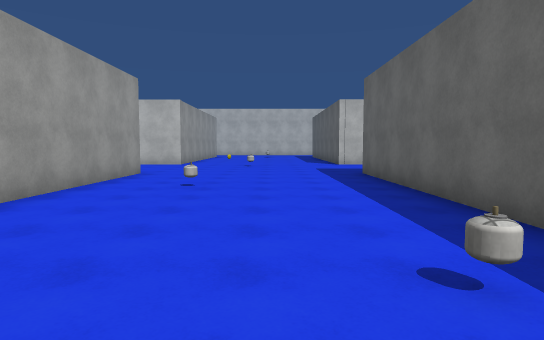
View 1 (above)

24 first-person views from a walk through a 3-D level made in the Unity game engine. The camera is 1.5 m above the floor, tilts 4° down and sees 75° across. The floor is counted in squares, 2 m on a side. Each view is taken from the middle of a square. On the plan, view 1 faces up. The plan holds only what a view shows up to about 11 squares ahead; the rest is blank. The place goes on beyond the plan. The player is left out. Surface patterns are stand-ins for the level's own textures.

View 2
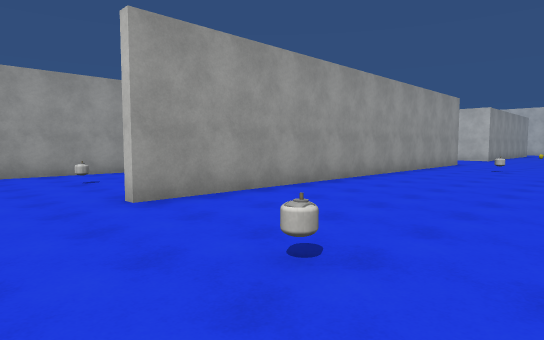

View 3
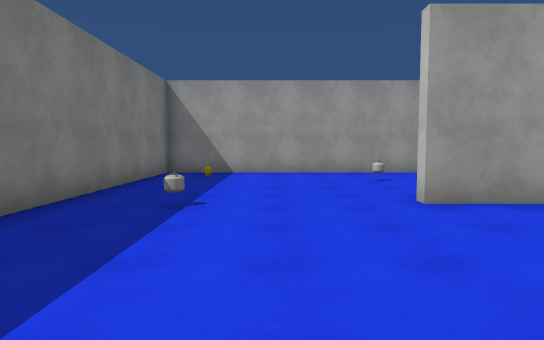

View 4
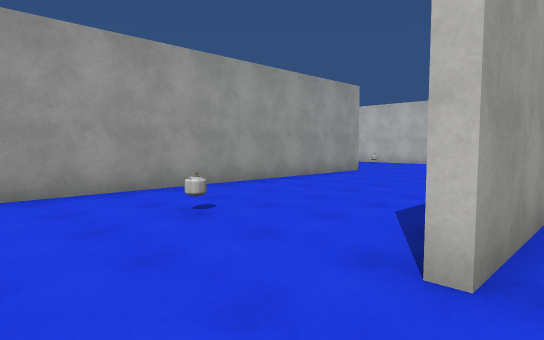

View 5
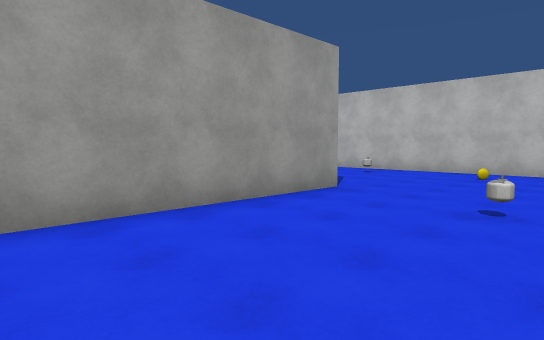

View 6
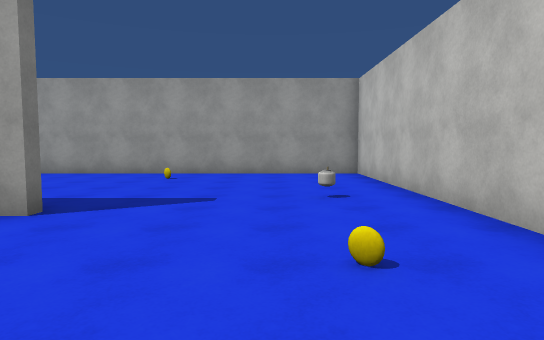

View 7
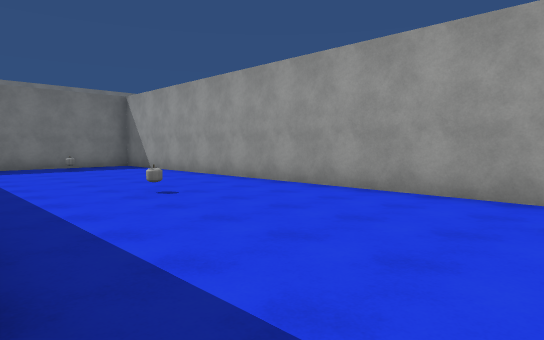

View 8
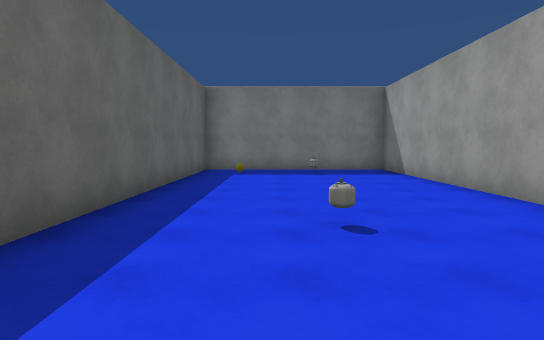

View 9
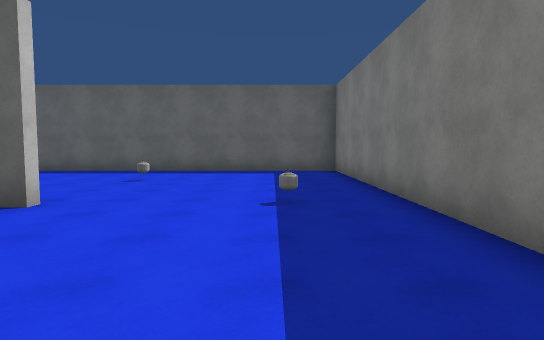

View 10
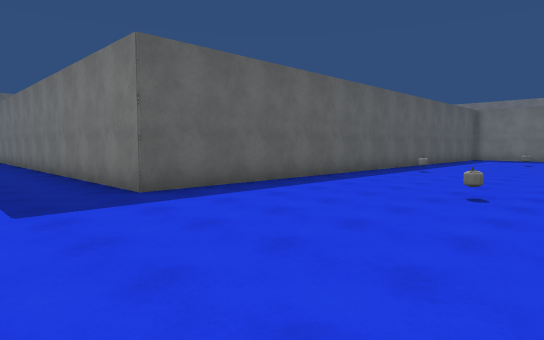

View 11
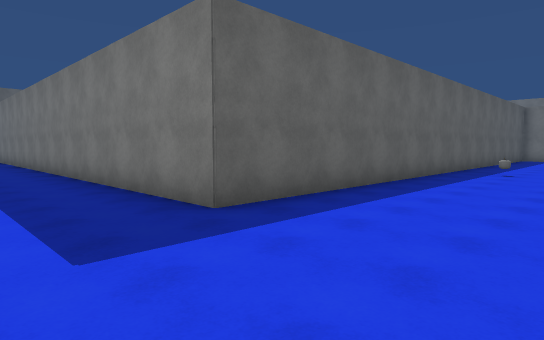

View 12
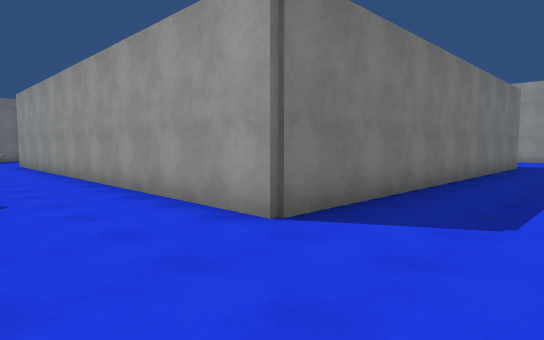

View 13
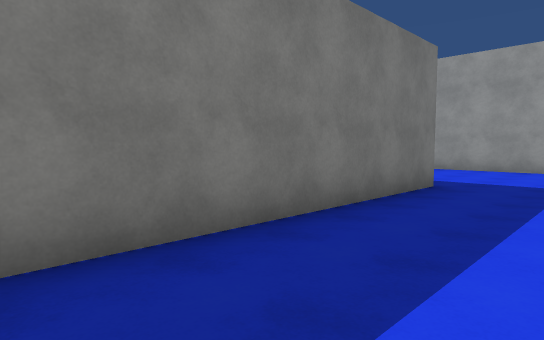

View 14
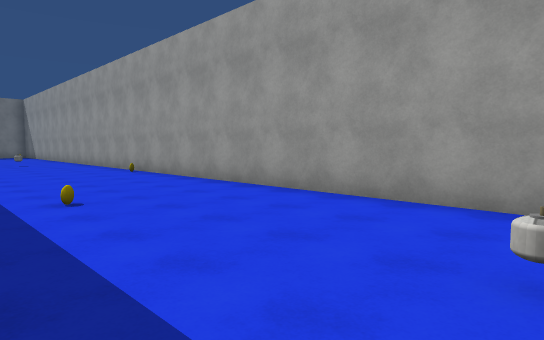

View 15
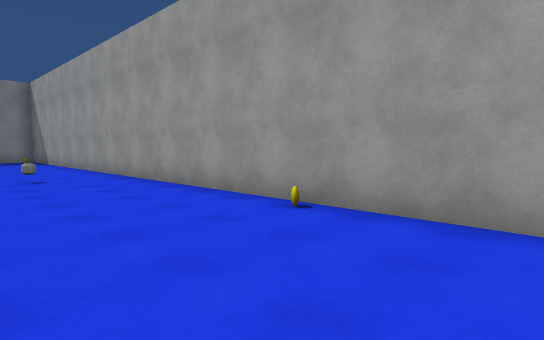

View 16
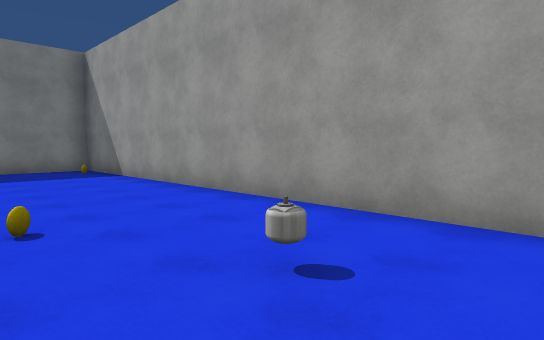

View 17
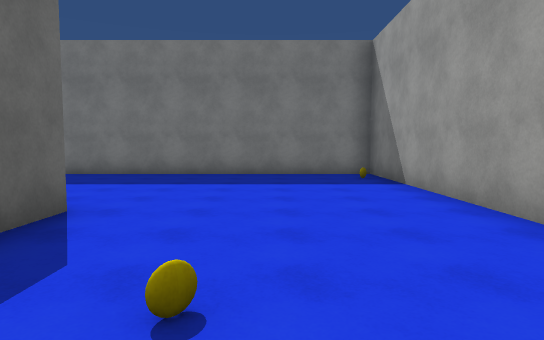

View 18
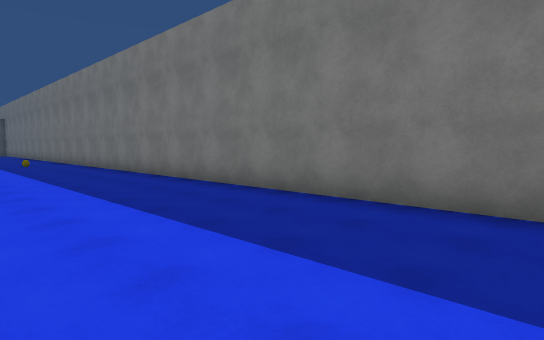

View 19
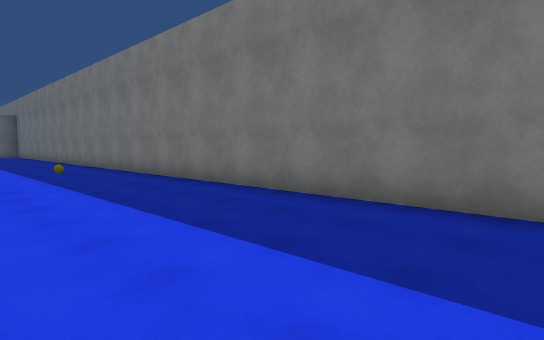

View 20
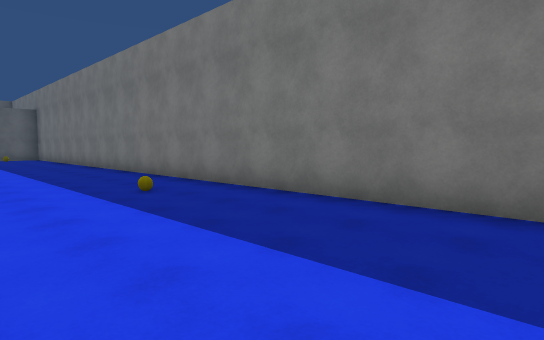

View 21
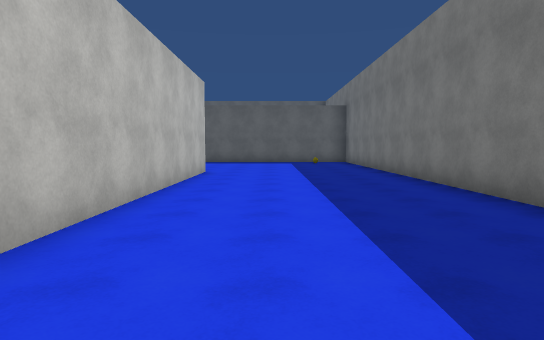

View 22
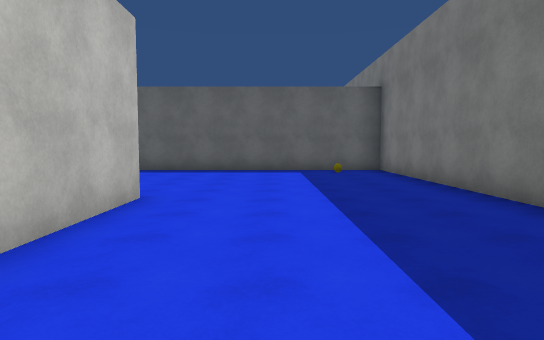

View 23
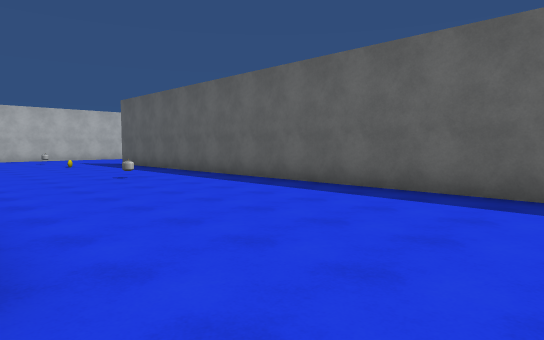

View 24
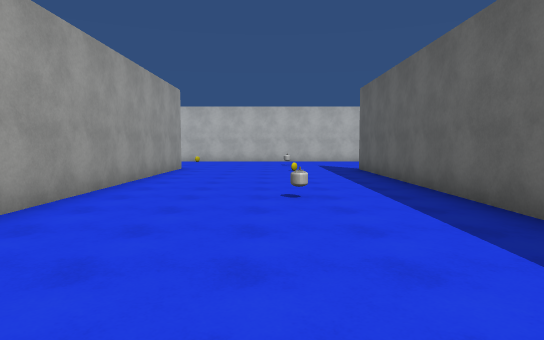

### Floor plan
Points are (right, up) in squares from view 1. A wall is a line through its corners. A room is listed if a view was taken in it or the views show most of it. See-through windows are left out.
Room 1 (views 1, 2, 3, 4, 5, 6, 7, 8, 9, 11, 12)
walls: (-8.7, 4.5) (-8.7, -7.9) (2.4, -7.9) (2.4, 9.5) (12.1, 9.5); (-3.8, -3.1) (-3.8, -2.6); (-6.2, 9.3) (-14.4, 9.3) (-14.4, -7.9) (-9, -7.9) (-9, 0.5); (-3.5, 9.5) (-3.5, -3.1)
ways out: opening at (-2.5, 11.5) to room 2
objects: other object (-12, -6); other object (-12, 0); other object (-10, 8); other object (-7, -3); other object (-6, 3); other object (-3, -6); other object (-1, 6); other object (0, -3); other object (1, 2)
Room 2 (views 10, 13, 14, 15, 16, 17, 18, 19, 20, 21, 22, 23, 24)
walls: (8.1, 4) (8.1, -3.2); (8.1, -8.1) (0.4, -8.1); (-14.7, -8) (-14.7, -7); (-14.8, 9.5) (-3.5, 9.5); (-19.6, 11.5) (-19.6, -13.3) (13.7, -13.3) (13.7, 4)
ways out: opening at (-2.5, 11.5) to room 1
objects: other object (-18, -3); other object (-17, 12); other object (11, -2)

Where each view was taken, in squares from view 1:
view 1: 0 up, 0 right, facing up
view 2: 5 down, 1 right, facing up-left
view 3: 5 down, 1 right, facing left
view 4: 5 down, 3 left, facing up-left
view 5: 1 down, 5 left, facing up-left
view 6: 7 up, 5 left, facing left
view 7: 5 up, 9 left, facing down-left
view 8: 3 up, 11 left, facing down
view 9: 6 down, 8 left, facing right
view 10: 12 up, 3 left, facing down-right
view 11: 12 up, 1 left, facing down-right
view 12: 12 up, 1 left, facing down-left
view 13: 12 up, 8 left, facing down-left
view 14: 12 up, 15 left, facing down-left
view 15: 5 up, 16 left, facing down-left
view 16: 2 down, 16 left, facing down-left
view 17: 4 down, 17 left, facing down
view 18: 9 down, 16 left, facing down-right
view 19: 9 down, 12 left, facing down-right
view 20: 9 down, 7 left, facing down-right
view 21: 10 down, 2 left, facing right
view 22: 10 down, 3 right, facing right
view 23: 10 down, 8 right, facing up-right
view 24: 7 down, 11 right, facing up
